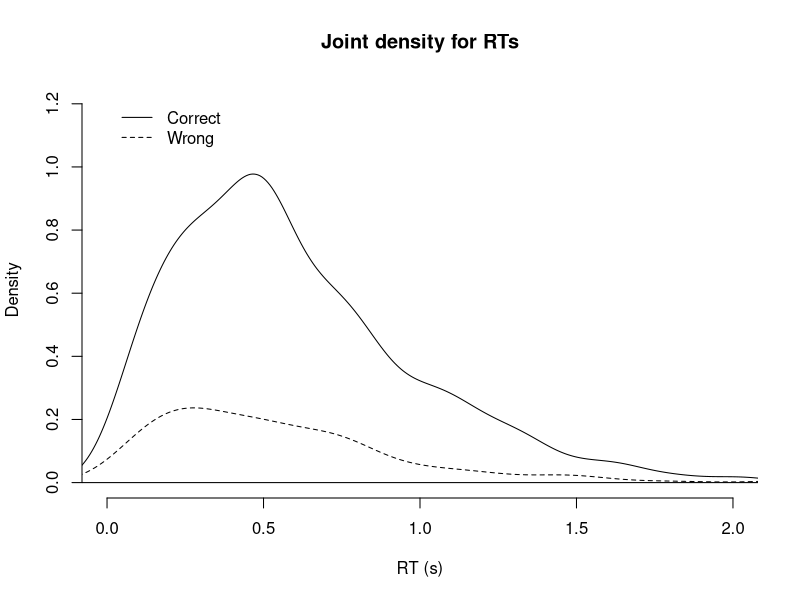
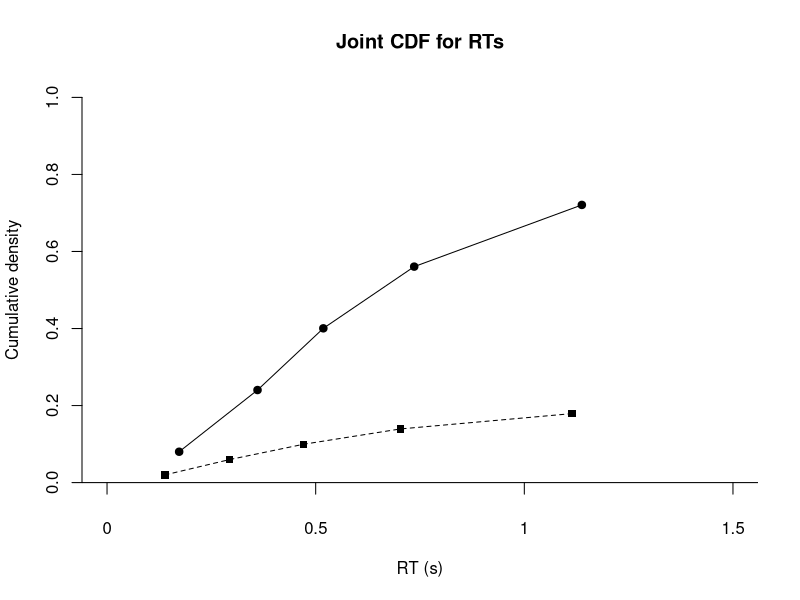

R code for these plots, in order:
#-------------------------------------------#
# Examples of how to plot a RT distribution #
# Kevin Potter                              #
#-------------------------------------------#

# 1)
# Simulate RT data
N = 1000 # Sample size
ch = rbinom( N, 1, .8) # Generate accuracy independently using a bernoulli distribution
# 1 = correct, 0 = incorrect
# rbinom( Sample size, # of possible successes, Probability of a success )
rt = rgamma( N, shape = 2, scale = .3 ) # Generate response times from a gamma distribution

# 2)
# Plotting the joint density
prp = mean( ch ) # Determine the proportion of accurate responses
d1 = density( rt[ch==1] ) # Determine the empirical density for accurate RTs
d0 = density( rt[ch==0] ) # Determine the empirical density for inaccurate RTs

# For greater control, I prefer to generate an empty plot first
x11(); # Create a new plotting window
xl = c( 0, 2 ); yl = c( 0, max( c(d1$y,d0$y) ) ) # Define x and y-axis limits
plot( xl, 
      yl, 
      type = 'n', # Suppresses plotting
      xlab = 'RT (s)',
      ylab = 'Density',
      main = 'Joint density for RTs',
      bty = 'n' # Suppresses box around plot
)
lines( d1$x, d1$y*prp )
lines( d0$x, d0$y*(1-prp), lty = 2) # Use a dashed line
abline(h=0)

legend( xl[1], yl[2],
        c('Correct','Wrong'), # Legend labels
        lty = c(1,2), # Solid and dashed lines
        bty = 'n' # Suppresses box around the legend
)

# 3)
# Plotting empirical CDFs using quantiles
prp = mean( ch ) # Determine the proportion of accurate responses
prb = seq( .1, .9, .2) # Define the quantile proportions of interest
# Use R's 'aggregate' function to quickly calculate the 
# .1, .3, .5, .7, and .9 quantiles for both accurate and 
# and inaccurate choices
# The general structure of the aggregate command:
# aggregate( Dependent variable(s),
#            list( Covariates of interest ),
#            Function to calculate at each level of the covariates )
qnt = aggregate( rt, list( ch ), quantile, prob = prb )
colnames(qnt)[1] = 'Accuracy' # Relabel

x11(); # Create a new plotting window
xl = c( 0, 1.5 ); yl = c( 0, 1 ) # Define x and y-axis limits
plot( xl, 
      yl, 
      type = 'n', # Suppresses plotting
      xlab = 'RT (s)',
      ylab = 'Cumulative density',
      main = 'Joint CDF for RTs',
      xaxt='n', # Suppresses x-axis markers
      bty = 'n' # Suppresses box around plot
)
# Here, I create a custom x-axis
axis( 1, seq(0,1.5,.5), seq(0,1.5,.5),
      tick = T, lwd = 0 )
segments( seq(0,1.5,.5), 0, seq(0,1.5,.5), -.03 )
abline(h=0)

# Accurate responses
lines( qnt$x[qnt$Accuracy==1,], prb*prp )
points( qnt$x[qnt$Accuracy==1,], prb*prp, pch=19 )
# Inaccurate responses
lines( qnt$x[qnt$Accuracy==0,], prb*(1-prp), lty=2 )
points( qnt$x[qnt$Accuracy==0,], prb*(1-prp), pch=15 )

# Clean up the workspace
rm(rt,ch,d0,d1,N,prb,prp,qnt,xl,yl)

